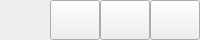
        <widget class="QFrame" name="frm_title">
         <property name="minimumSize">
          <size>
           <width>0</width>
           <height>40</height>
          </size>
         </property>
         <property name="maximumSize">
          <size>
           <width>16777215</width>
           <height>40</height>
          </size>
         </property>
         <property name="cursor">
          <cursorShape>ArrowCursor</cursorShape>
         </property>
         <property name="mouseTracking">
          <bool>true</bool>
         </property>
         <property name="tabletTracking">
          <bool>true</bool>
         </property>
         <property name="focusPolicy">
          <enum>Qt::StrongFocus</enum>
         </property>
         <property name="layoutDirection">
          <enum>Qt::LeftToRight</enum>
         </property>
         <property name="autoFillBackground">
          <bool>false</bool>
         </property>
         <property name="frameShape">
          <enum>QFrame::Box</enum>
         </property>
         <property name="frameShadow">
          <enum>QFrame::Raised</enum>
         </property>
         <property name="lineWidth">
          <number>0</number>
         </property>
         <layout class="QHBoxLayout" name="horizontalLayout">
          <property name="spacing">
           <number>0</number>
          </property>
          <property name="leftMargin">
           <number>0</number>
          </property>
          <property name="topMargin">
           <number>0</number>
          </property>
          <property name="rightMargin">
           <number>0</number>
          </property>
          <property name="bottomMargin">
           <number>0</number>
          </property>
          <item>
           <spacer name="horizontalSpacer_5">
            <property name="orientation">
             <enum>Qt::Horizontal</enum>
            </property>
            <property name="sizeHint" stdset="0">
             <size>
              <width>40</width>
              <height>20</height>
             </size>
            </property>
           </spacer>
          </item>
          <item>
           <widget class="QPushButton" name="btn_minimize_obj">
            <property name="minimumSize">
             <size>
              <width>50</width>
              <height>40</height>
             </size>
            </property>
            <property name="maximumSize">
             <size>
              <width>50</width>
              <height>40</height>
             </size>
            </property>
            <property name="text">
             <string/>
            </property>
            <property name="icon">
             <iconset resource="../../resource_rc.qrc">
              <normaloff>:/black/images/png/black/window-minimize.png</normaloff>:/black/images/png/black/window-minimize.png</iconset>
            </property>
            <property name="iconSize">
             <size>
              <width>10</width>
              <height>10</height>
             </size>
            </property>
           </widget>
          </item>
          <item>
           <widget class="QPushButton" name="btn_resize_obj">
            <property name="minimumSize">
             <size>
              <width>50</width>
              <height>40</height>
             </size>
            </property>
            <property name="maximumSize">
             <size>
              <width>50</width>
              <height>40</height>
             </size>
            </property>
            <property name="text">
             <string/>
            </property>
            <property name="icon">
             <iconset resource="../../resource_rc.qrc">
              <normaloff>:/black/images/png/black/rectangle-panoramic.png</normaloff>:/black/images/png/black/rectangle-panoramic.png</iconset>
            </property>
            <property name="iconSize">
             <size>
              <width>14</width>
              <height>14</height>
             </size>
            </property>
           </widget>
          </item>
          <item>
           <widget class="QPushButton" name="btn_end_obj">
            <property name="minimumSize">
             <size>
              <width>50</width>
              <height>40</height>
             </size>
            </property>
            <property name="maximumSize">
             <size>
              <width>50</width>
              <height>40</height>
             </size>
            </property>
            <property name="text">
             <string/>
            </property>
            <property name="icon">
             <iconset resource="../../resource_rc.qrc">
              <normaloff>:/black/images/png/black/icons8-close-24.png</normaloff>:/black/images/png/black/icons8-close-24.png</iconset>
            </property>
            <property name="iconSize">
             <size>
              <width>13</width>
              <height>13</height>
             </size>
            </property>
           </widget>
          </item>
         </layout>
        </widget>
